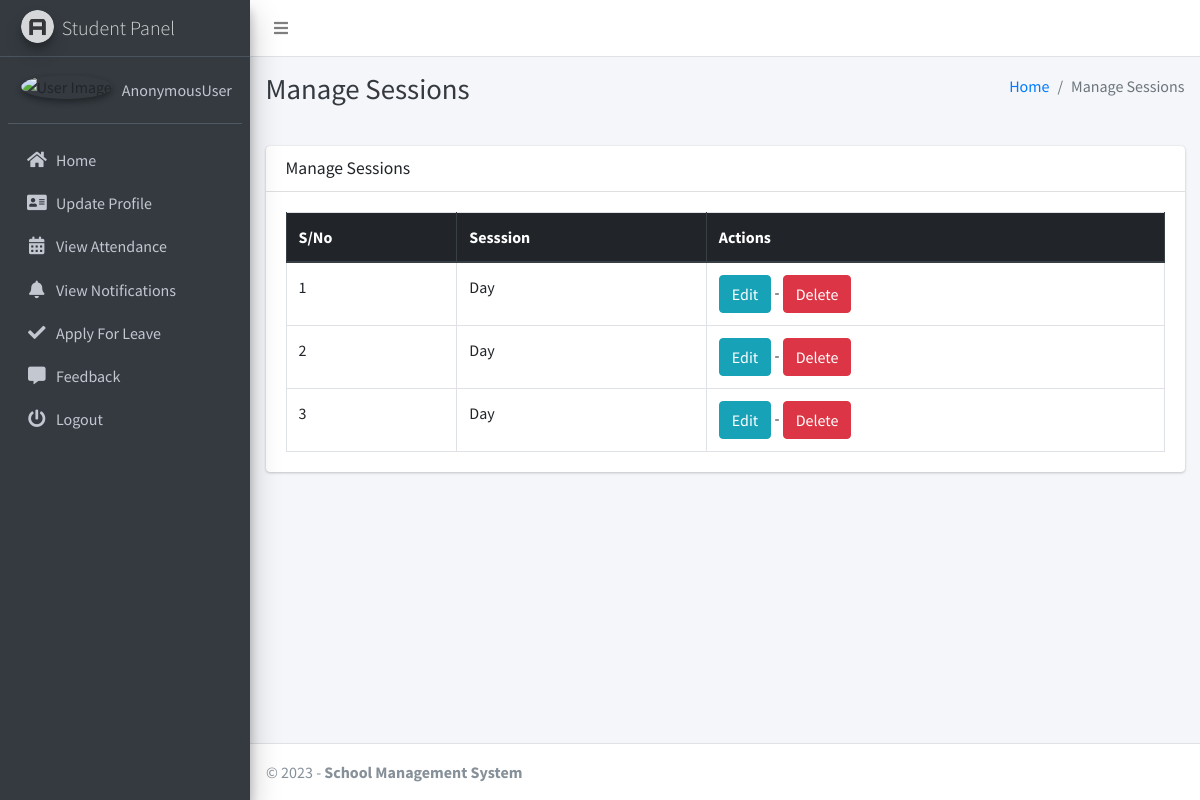
The app's page /session/manage/ with its own data.
### studentsmanagementapp/models.py (models this page shows, shortened)
class Session(models.Model):
    SESSION_TYPE_CHOICES = [
        ('Day','Day'),
        ('Evening','Evening'),
        ('Weekend','Weekend'),
    ]
    Session= models.CharField(choices=SESSION_TYPE_CHOICES, default='Day',max_length=15)

### studentsmanagementapp/hod_views.py (the view)
# urls.py: path("session/manage/", hod_views.manage_session, name='manage_session'),
def manage_session(request):
    sessions = Session.objects.all()
    context = {'sessions': sessions, 'page_title': 'Manage Sessions'}
    return render(request, "hod_template/manage_session.html", context)

### studentsmanagementapp/templates/hod_template/manage_session.html
{% extends 'main_app/base.html' %}
{% load static %}
{% block page_title %}{{page_title}}{% endblock page_title %}
{% block content %}
<section class="content">
    <div class="container-fluid">
        <div class="row">
            <div class="col-md-12">
                <div class="card">
                    <div class="card-header">
                        <h3 class="card-title">{{page_title}}</h3>
                    </div>
                    <div class="card-body">
                        <table id="example2" class="table table-bordered table-hover">
                            <thead class="thead-dark">
                                <tr>
                                    <th>S/No</th>
                                    <th>Sesssion</th>
                                    <th>Actions</th>
                                </tr>
                            </thead>
                            <tbody>
                                {% for session in sessions %}
                                <tr>
                                    <td>{{ forloop.counter }}</td>
                                    <td>{{session.Session}}</td>
                                    <td><a href="{% url 'edit_session' session.id %}" class="btn btn-info">Edit</a> - <a href="{% url 'delete_session' session.id %}" onclick="return confirm('Are you sure you want to delete this ?')" class="btn btn-danger">Delete</a> </td>
                                </tr>
                                {% endfor %}
                            </tbody>
                        </table>
                    </div>
                </div>
            </div>
        </div>
    </div>
</section>
{% endblock content %}

### records on screen
Session: Session "Day"
Session: Session "Day"
Session: Session "Day"

### other values on screen
{{ user }} "AnonymousUser"
{{ page_title }} "Manage Sessions"
